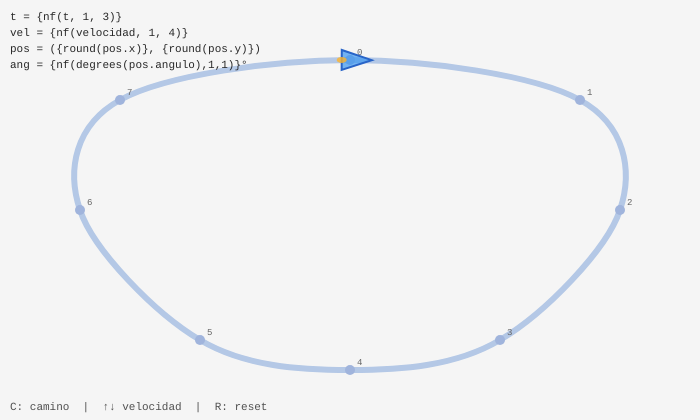
Frame 1 (no input)
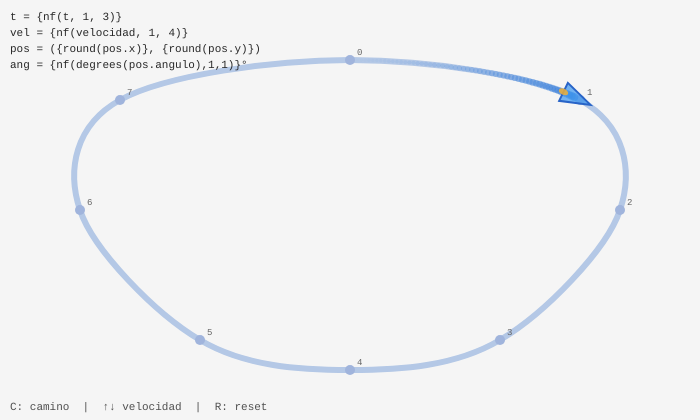
Frame 60 (no input)
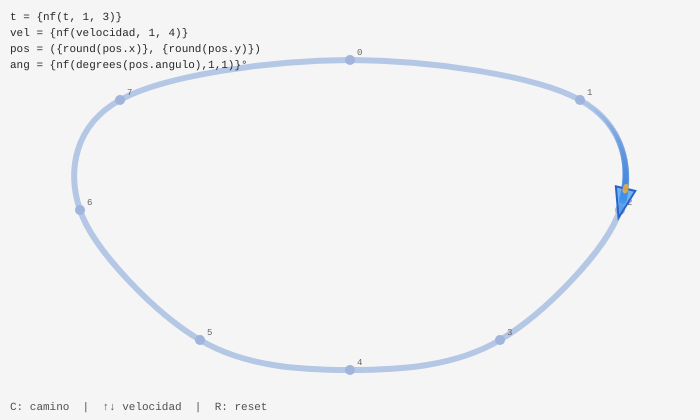
Frame 120 (the mouse pressed at the canvas centre since frame 60)

The p5.js sketch that drew these frames (run headless with seeded random() and noise() and a simulated clock; from frame 60 on, the mouse is pressed at the canvas centre):

// p5.js sketch
// ── sketch.js
// CAPÍTULO 6 — Desafío 3: Objeto animado en camino B-Spline
// Usa curvePoint() para obtener posición exacta sobre la spline

let puntos;       // puntos de control del camino
let t;            // parámetro global [0, 1]
let velocidad;
let mostrarCamino;
let estela;       // historial de posiciones para la estela
 
function setup() {
  createCanvas(700, 420);
  t             = 0;
  velocidad     = 0.002;
  mostrarCamino = true;
  estela        = [];
  definirCamino();
}
 
function definirCamino() {
  // Camino en forma de circuito cerrado
  puntos = [
    { x: 350, y:  60 },
    { x: 580, y: 100 },
    { x: 620, y: 210 },
    { x: 500, y: 340 },
    { x: 350, y: 370 },
    { x: 200, y: 340 },
    { x:  80, y: 210 },
    { x: 120, y: 100 },
  ];
  t      = 0;
  estela = [];
}
 
// Posicion sobre el caminio
function getPosEnCamino(tGlobal) {
  let n   = puntos.length;
  // Mapeamos t [0,1] a [0, n] (circuito cerrado)
  let raw = tGlobal * n;
  let i   = floor(raw) % n;
  let u   = raw - floor(raw);  // t local [0,1]
 
  // Índices con wraparound para cerrar el circuito
  let i0 = (i - 1 + n) % n;
  let i1 =  i           % n;
  let i2 = (i + 1)      % n;
  let i3 = (i + 2)      % n;
 
  let x = curvePoint(puntos[i0].x, puntos[i1].x, puntos[i2].x, puntos[i3].x, u);
  let y = curvePoint(puntos[i0].y, puntos[i1].y, puntos[i2].y, puntos[i3].y, u);
  let tx = curveTangent(puntos[i0].x, puntos[i1].x, puntos[i2].x, puntos[i3].x, u);
  let ty = curveTangent(puntos[i0].y, puntos[i1].y, puntos[i2].y, puntos[i3].y, u);
 
  return { x, y, angulo: atan2(ty, tx) };
}
 
function draw() {
  background(245);
 
  // Camino (spline cerrada)
  if (mostrarCamino) {
    stroke(180, 200, 230);
    strokeWeight(6);
    noFill();
    beginShape();
    // Punto guía: último punto
    curveVertex(puntos[puntos.length-1].x, puntos[puntos.length-1].y);
    for (let p of puntos) curveVertex(p.x, p.y);
    // Cerrar circuito: repetir primeros 2
    curveVertex(puntos[0].x, puntos[0].y);
    curveVertex(puntos[1].x, puntos[1].y);
    endShape();
 
    // Puntos de control
    for (let i = 0; i < puntos.length; i++) {
      fill(160, 180, 220);
      noStroke();
      circle(puntos[i].x, puntos[i].y, 10);
      fill(100);
      textSize(9);
      textFont('monospace');
      text(i, puntos[i].x + 7, puntos[i].y - 5);
    }
  }
 
  // Avanzar t
  t += velocidad;
  if (t >= 1) t -= 1; // circuito cerrado
 
  // Posicion y Angulo del Objeto
  let pos = getPosEnCamino(t);
 
  // Guardar estela
  estela.push({ x: pos.x, y: pos.y });
  if (estela.length > 60) estela.shift();
 
  // Dibujar Estela 
  noStroke();
  for (let i = 0; i < estela.length; i++) {
    let alpha = map(i, 0, estela.length, 0, 150);
    let r     = map(i, 0, estela.length, 3, 8);
    fill(60, 130, 220, alpha);
    circle(estela[i].x, estela[i].y, r);
  }
 
  // Dibujar Objeto (nave triangular)
  push();
    translate(pos.x, pos.y);
    rotate(pos.angulo);  // apunta en dirección de movimiento
 
    // Nave
    stroke(40, 100, 200);
    strokeWeight(2);
    fill(60, 150, 240, 180);
    triangle(18, 0, -12, -10, -12, 10);
 
    // Motor
    fill(255, 180, 40, 200);
    noStroke();
    ellipse(-12, 0, 10, 6);
  pop();
 
  // HUD
  noStroke();
  fill(40);
  textSize(11);
  textFont('monospace');
  text(`t = {nf(t, 1, 3)}`, 10, 20);
  text(`vel = {nf(velocidad, 1, 4)}`, 10, 36);
  text(`pos = ({round(pos.x)}, {round(pos.y)})`, 10, 52);
  text(`ang = {nf(degrees(pos.angulo),1,1)}°`, 10, 68);
  fill(80);
  text('C: camino  |  ↑↓ velocidad  |  R: reset', 10, height - 10);
}
 
function keyPressed() {
  if (key === 'c' || key === 'C') mostrarCamino = !mostrarCamino;
  if (keyCode === UP_ARROW)   velocidad = min(velocidad + 0.001, 0.02);
  if (keyCode === DOWN_ARROW) velocidad = max(velocidad - 0.001, 0.0005);
  if (key === 'r' || key === 'R') definirCamino();
}
 
